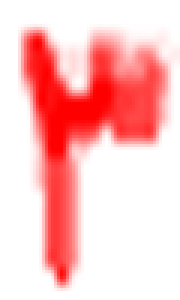
%> input picture Assignment3/11.png, 60 x 100 px (shown 3 times larger)
$ octave --eval "ExtractNumbers(imread('11.png'));"   (GNU Octave 9; MATLAB toolbox functions it lacks are replaced by stand-ins)
%> lines starting %> are read from the running program, lines starting %| are printed output that depends on the picture
### Assignment3/findMinMaxArray.m
function [Min,Max] = findMinMaxArray(scanVector)
MinCounter = 1;
MaxCounter = 1;
foundxMin = false;

for i=1 : size(scanVector,2)
    if(~foundxMin)
        if scanVector(i) > 1
          Min(MinCounter) = i;
          MinCounter = MinCounter + 1;
          foundxMin = true;
        end
    else
        if scanVector(i) < 1
            Max(MaxCounter) = i;
            MaxCounter = MaxCounter +1;
            foundxMin = false;
        end
    end
end

end

### Assignment3/ExtractNumbers.m
function []= ExtractNumbers(img)

testImage = imcomplement(im2double(img)) ;
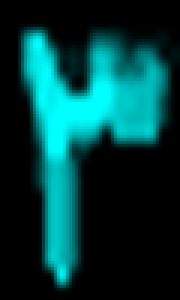
%> testImage: size 100x60x3 double (shown 3 times larger); mean R, G, B 0, 0.232, 0.232
testImage = testImage(2:end - 60,3: end - 3);
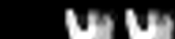
%> testImage: size 39x175 double; min 0, max 1, mean 0.238
VerticalScan = sum( testImage()) ;
%> VerticalScan = 175 values, max 27.26 at index 72, min 0 at index 1, mean 9.29

[xMin,xMax] = findMinMaxArray(VerticalScan);
%> after the loop in findMinMaxArray, `for i=1 : size(scanVector,2)`: MaxCounter = 2; Min = [65 125]; MinCounter = 3; foundxMin = true
%> xMin = [65 125]; xMax = 117
HorizontalScan = (sum( testImage,2 ))' ;
%> HorizontalScan = 39 values, max 76.9 at index 34, min 0 at index 1, mean 41.68

[yMin,yMax] = findMinMaxArray(HorizontalScan);


for i = 1 : size(xMin,2)
    for j = 1 : size(yMin,2)
        cropedImage = testImage(yMin(j):yMax(j),xMin(i):xMax(i));
        if sum(cropedImage(:)) > 5

            VerticalScan = sum( cropedImage()) ;

            [xMin1,xMax1] = findMinMaxArray(VerticalScan);
            HorizontalScan = (sum( cropedImage,2 ))' ;

            [yMin1,yMax1] = findMinMaxArray(HorizontalScan);

            cropedImageHeight = size(cropedImage,1);
            cropedImageWidth = size(cropedImage,2);

            f = img(yMin(j) + yMin1: yMax(j) - (cropedImageHeight - yMax1) ,xMin(i) + xMin1: xMax(i) -(cropedImageWidth - xMax1),:);


            %figure
            %imshow(img(yMin(j):yMax(j),xMin(i):xMax(i),:),[])
        end
    end
end
end
%> (the run ends here)

$ run again, on Assignment3/14.png
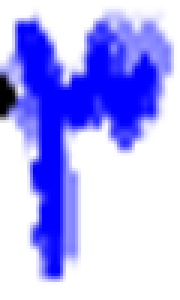
%> input picture Assignment3/14.png, 60 x 100 px (shown 3 times larger)
%> in ExtractNumbers, `testImage = imcomplement(im2double(img)) ;`:
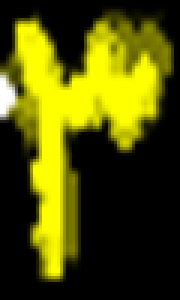
%> testImage: size 100x60x3 double (shown 3 times larger); mean R, G, B 0.315, 0.315, 0.00935
%> in ExtractNumbers, `testImage = testImage(2:end - 60,3: end - 3);`:
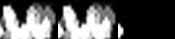
%> testImage: size 39x175 double; min 0, max 1, mean 0.368
%> VerticalScan = 175 values, max 30.4 at index 33, min 0 at index 58, mean 14.34
%> after the loop in findMinMaxArray, `for i=1 : size(scanVector,2)`: Max = [57 117 125]; MaxCounter = 4; Min = [1 59 119]; MinCounter = 4; foundxMin = false
%> xMin = [1 59 119]; xMax = [57 117 125]
%> HorizontalScan = 39 values, max 102.3 at index 30, min 0 at index 1, mean 64.37
